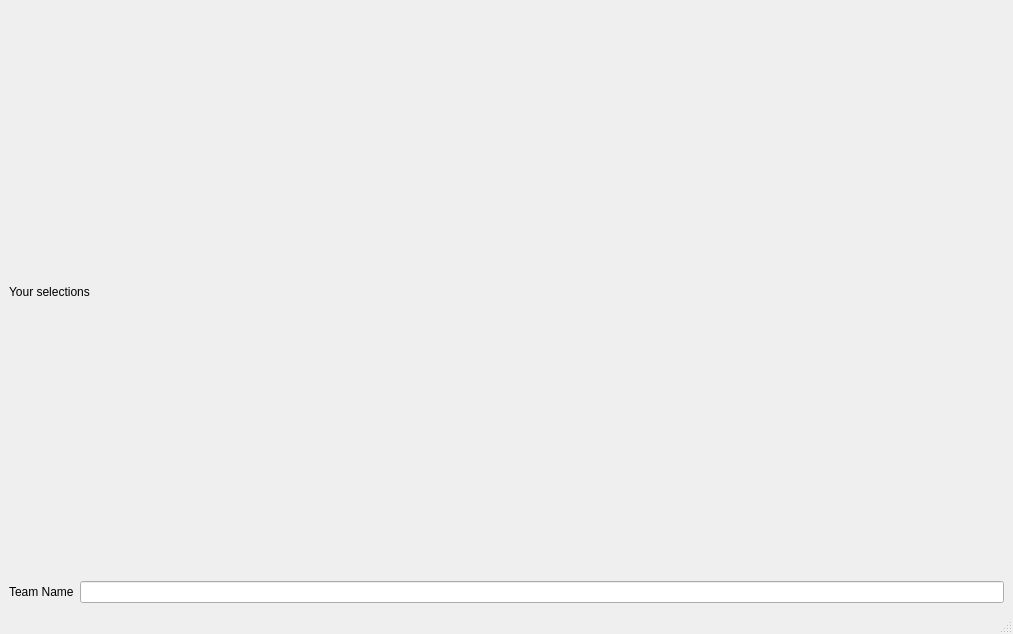
<?xml version="1.0" encoding="UTF-8"?>
<ui version="4.0">
    <class>MainWindow</class>
    <widget class="QMainWindow" name="MainWindow">
        <property name="geometry">
            <rect>
                <x>0</x>
                <y>0</y>
                <width>1013</width>
                <height>634</height>
            </rect>
        </property>
        <property name="windowTitle">
            <string>MainWindow</string>
        </property>
        <widget class="QWidget" name="centralwidget">
            <layout class="QGridLayout" name="gridLayout">
                <!-- Label and LineEdit for Team Name -->
                <item row="5" column="0">
                    <layout class="QHBoxLayout" name="horizontalLayout_5">
                        <item>
                            <widget class="QLabel" name="label_8">
                                <!-- ... Properties for QLabel ... -->
                                <property name="text">
                                    <string>Team Name</string>
                                </property>
                            </widget>
                        </item>
                        <item>
                            <widget class="QLineEdit" name="lineEdit_7"/>
                        </item>
                    </layout>
                </item>

                <!-- Labels and LineEdits for Points Available/Used -->
                <!-- ... Rest of the points-related layout ... -->

                <!-- Layout for RadioButtons (BAT, BWL, AR, WKT) -->
                <!-- ... Rest of the radio button layout ... -->

                <!-- Labels and LineEdits for Players -->
                <!-- ... Rest of the player-related layout ... -->

                <!-- ListWidgets and Exit Button -->
                <!-- ... Rest of the list widgets and exit button layout ... -->

                <!-- Label for Your Selections -->
                <item row="0" column="0">
                    <widget class="QLabel" name="label_5">
                        <!-- ... Properties for QLabel ... -->
                        <property name="text">
                            <string>Your selections</string>
                        </property>
                    </widget>
                </item>
            </layout>
        </widget>
        <widget class="QMenuBar" name="menubar">
            <!-- ... Rest of the menu bar layout ... -->
        </widget>
        <widget class="QStatusBar" name="statusbar"/>
    </widget>
</ui>
